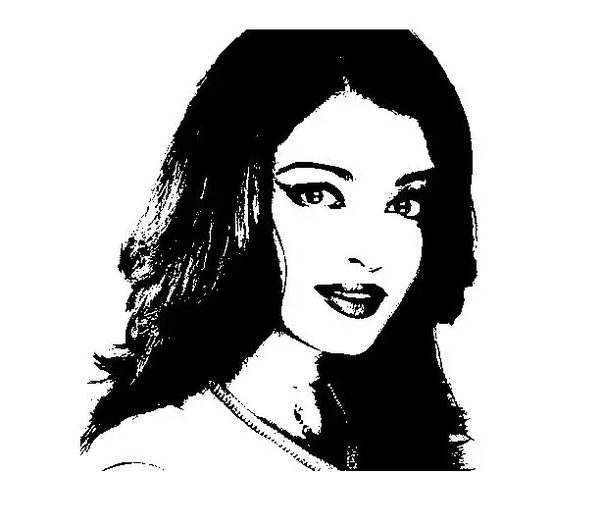
#> input picture binary.png, 602 x 526 px
$ python test.py
#> lines starting #> are read from the running program, lines starting #| are printed output that depends on the picture; after the words box and inside, x2 and y2 are one past the last pixel; in counts of white or black regions, pixels touching at a corner belong together
import numpy as np
import pandas as pd
from scipy.stats import gamma
import matplotlib.pyplot as plt
import cv2
from sklearn.model_selection import ParameterGrid
from datetime import datetime
start=datetime.now()

class Loopy():

	def __init__(self, grid, iterations, params):
		self.grid = grid
		self.height, self.width = self.grid.shape
		self.iterations = iterations
		self.params = params
		self.compatibility_inter = np.array([[1.0, self.params['theta']], [self.params['theta'], 1.0]])
		self.compatibility_outer = np.array([[1.0, self.params['gamma']], [self.params['gamma'], 1.0]])

	# [143 lines left out: functions get_neighbours, get_neighbours_indexed, messages_seq, messages_parallel, not called in this run]

	def messages_sync(self):

		clique_messages = np.ones((self.height, self.width, 2, 4))
		factor_messages = np.ones((self.height, self.width, 2, 4))
		factor_norm = np.ones((self.height, self.width, 1, 4))
		clique_norm = np.ones((self.height, self.width, 1, 4))
		beta = np.ones((self.height, self.width, 2))

		for j in range(self.height*self.width):
			beta[np.unravel_index(j, (self.height, self.width))] = self.compatibility_outer[:, int(self.grid[np.unravel_index(j,
				(self.height, self.width))])]

		for i in range(self.iterations):

			factor_messages[:,:,:,0] *= beta*clique_messages[:,:,:,0]*clique_messages[:,:,:,2]*clique_messages[:,:,:,3]
			factor_messages[:,:,:,1] *= beta*clique_messages[:,:,:,1]*clique_messages[:,:,:,2]*clique_messages[:,:,:,3]
			factor_messages[:,:,:,2] *= beta*clique_messages[:,:,:,2]*clique_messages[:,:,:,0]*clique_messages[:,:,:,1]
			factor_messages[:,:,:,3] *= beta*clique_messages[:,:,:,3]*clique_messages[:,:,:,0]*clique_messages[:,:,:,1]


			for j in range(clique_messages.shape[-1]):
				factor_norm[:,:,:,j] = np.sum(factor_messages[:,:,:,j], axis=2)[..., None]

			for j in range(clique_messages.shape[-1]):
				for ii in range(2):
					factor_messages[:, :, ii, j] /= np.squeeze(factor_norm[:,:,:,j])

			clique_messages[:,:,:,0] *= self.compatibility_inter.dot(np.append(np.ones((self.height, 1, 2)),
										factor_messages[:,:-1,:, 0], axis=1).transpose((0,2,1))).transpose(1,2,0)
			clique_messages[:,:,:,1] *= self.compatibility_inter.dot(np.append(factor_messages[:, 1:, :, 1],
										np.ones((self.height, 1, 2)), axis = 1).transpose((0,2,1))).transpose(1,2,0)
			clique_messages[:,:,:,2] *= self.compatibility_inter.dot(np.append(factor_messages[1:,:, :, 2],
										np.ones((1, self.width, 2)), axis = 0).transpose((0,2,1))).transpose(1,2,0)
			clique_messages[:,:,:,3] *= self.compatibility_inter.dot(np.append(np.ones((1, self.width, 2)),
										factor_messages[:-1,:, :, 3], axis = 0).transpose((0,2,1))).transpose(1,2,0)

			for j in range(clique_messages.shape[-1]):
				clique_norm[:,:,:,j] = np.sum(clique_messages[:,:,:,j], axis=2)[..., None]

			for j in range(clique_messages.shape[-1]):
				for ii in range(2):
					clique_messages[:, :, ii, j] /= np.squeeze(clique_norm[:,:,:,j])

		for j in range(clique_messages.shape[-1]):
			beta *= np.append(np.ones((self.height, 1, 2)), factor_messages[:,:-1,:,0], axis=1)\
					*np.append(np.ones((1, self.width, 2)), factor_messages[:-1,:,:,3], axis = 0)\
					*np.append(factor_messages[1:,:,:,2], np.ones((1, self.width, 2)), axis = 0)\
					*np.append(factor_messages[:, 1:,:,1], np.ones((self.height, 1, 2)), axis = 1)

		accuracy = np.sum((self.grid == np.argmax(beta, axis = 2))*1)/(self.height*self.width)
		# plt.imshow(np.argmax(beta, axis = 2), cmap = 'Greys_r')
		# plt.title('Denoised Image, Accuracy = {0:.2f}, Theta = {1:.2f}, Gamma = {2:.2f}'.format(accuracy, self.params['theta'], self.params['gamma']))
		# plt.show()
		return(np.argmax(beta, axis = 2), accuracy)

if __name__ == '__main__':

	size = 100
	flip_prob = 0.2
	grid = np.zeros((size, size), dtype='int64')
	for j in range(size**2):
		idx = np.unravel_index(j, (size, size))
		if ((idx[0]-50)**2+(idx[1]-50)**2)**0.5 <= 25:
			grid[idx] = 1
		thresh = np.random.random_sample()
		if thresh < flip_prob:
			grid[idx] = 1-grid[idx]

	image = cv2.imread('binary.png', cv2.IMREAD_GRAYSCALE)/255
#> image: shape (526, 602) float64; min 0, max 1, mean 0.718
	image = cv2.threshold(image, 0.5, 1, cv2.THRESH_BINARY)[1]
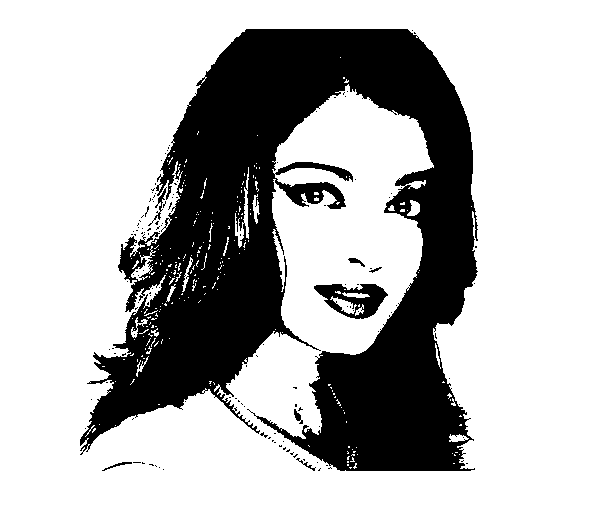
#> image: shape (526, 602) float64; values 0 (black) and 1 (white), 71.7% white; 136 black regions (128 under 20 px), largest, box (x1, y1, x2, y2) and area: (80, 29, 478, 471) 87397, (314, 284, 388, 319) 1338, (148, 187, 167, 226) 116
	noiseless_image = image.copy()
	for j in range(image.shape[0]*image.shape[1]):
		idx = np.unravel_index(j, (image.shape[0], image.shape[1]))
		thresh = np.random.random_sample()
		if thresh < flip_prob:
			image[idx] = 1-image[idx]
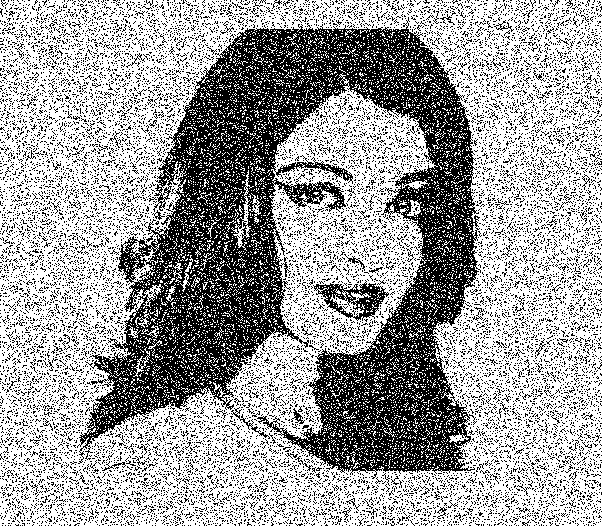
#> image: shape (526, 602) float64; values 0 (black) and 1 (white), 62.9% white; black in thin lines or dots

	plt.imshow(image, cmap = 'Greys_r')
	plt.title('Noisy Image')
	plt.show()

	params = {'theta':0.7, 'gamma':0.3}
	# for i in list(np.arange(0, 1, 0.1)):
	# 	for j in list(np.arange(0, 1, 0.1)):
	# 		params = {'theta':0.5, 'gamma':0.2}
	L = Loopy(image, 20, params)
	denoised, _ = L.messages_sync()
#> in messages_sync, `accuracy = np.sum((self.grid == np.argmax(beta, axis = 2))*1)/(self.he..`: accuracy = 0.788
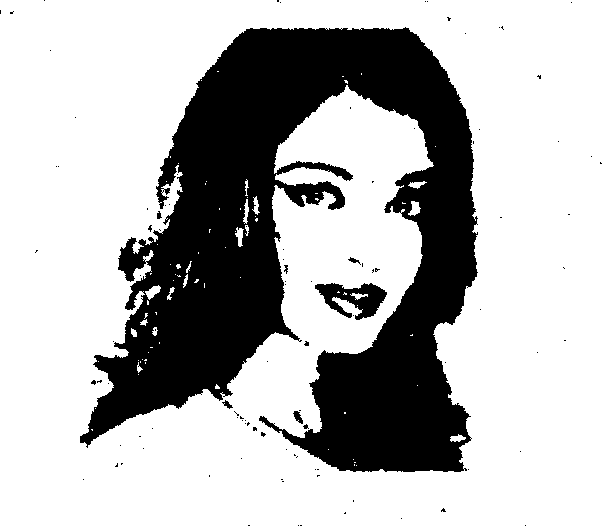
#> denoised: shape (526, 602) int64; values 0 (black) and 1 (white), 71.3% white; 102 black regions (95 under 20 px), largest, box (x1, y1, x2, y2) and area: (80, 27, 478, 472) 88932, (315, 283, 387, 320) 1403, (293, 411, 303, 424) 71

	LBP_time = datetime.now()

	print('LBP done in {}'.format(LBP_time-start))
	dst = cv2.fastNlMeansDenoising(image.astype('uint8'),None,1,3,5)
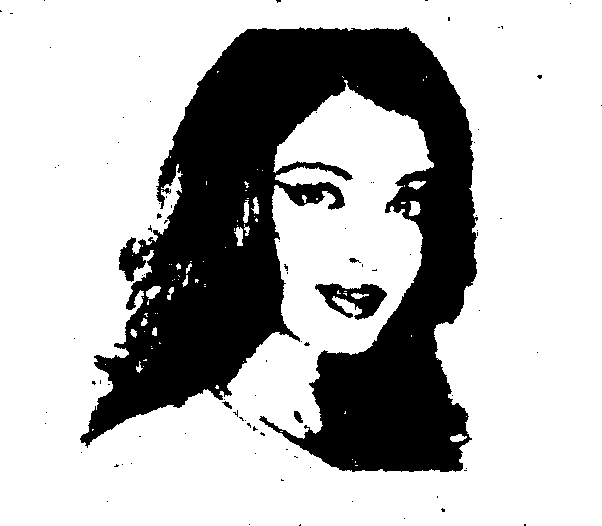
#> dst: shape (526, 602); values 0 (black) and 1 (white), 71.6% white; 90 black regions (85 under 20 px), largest, box (x1, y1, x2, y2) and area: (80, 27, 478, 472) 88203, (315, 283, 387, 320) 1349, (294, 411, 303, 423) 68, (222, 401, 232, 409) 36, (349, 258, 361, 263) 33
	NLM_time = datetime.now()
	print('NLM done in {}'.format(NLM_time-LBP_time))
	plt.figure(figsize=(10, 30))
	plt.subplot(1,3,1)
	plt.axis('off')
	# plt.title('Noisy Image')
	plt.imshow(noiseless_image, cmap = 'Greys_r')
	plt.subplot(1,3,2)
	plt.axis('off')
	# plt.title('Noisy Image')
	plt.imshow(denoised, cmap = 'Greys_r')
	plt.subplot(1,3,3)
	plt.axis('off')
	# plt.title('Denoised Image \n Accuracy = NA, Theta = {}, Gamma = {}'.format(params['theta'], params['gamma']))
	plt.imshow(dst, cmap = 'Greys_r')
	plt.show()


	# [17 lines of commented-out code are left out]
